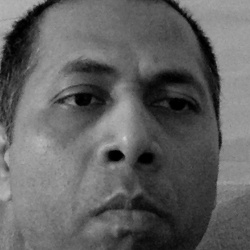
#> input picture UDEMY_ML/MachineVision/Codes/Image_processing_projects/Project_5-Real_time_Human_Face_Recognition/human_faces/13.jpg, 250 x 250 px
$ python -i 5.5-Human_Face_Recognition-2.py   (imports and definitions only)
#> lines starting #> are read from the running program, lines starting #| are printed output that depends on the picture; after the words box and inside, x2 and y2 are one past the last pixel; in counts of white or black regions, pixels touching at a corner belong together
#> further down, picture is the input picture: shape (250, 250, 3); min 0, max 209, mean 97.1
# Real-time Human Face Recognition - 2
# Training using face images stored in human_faces folder
# Testing using images captured from webcam

# Import Computer Vision package - cv2
import cv2

# Import Numerical Python package - numpy as np
import numpy as np
import os

# From Operating System(os) to return a list containing names
# of the entries in the directory given by path - os.listdir(path)
from os import listdir

# os.path.isfile(path) - Returns True if path is an existing file
from os.path import isfile, join

# Face images for training are taken from human_faces folder
path = '/Users/samuelsonawane/Downloads/UDEMY_ML/MachineVision/Codes/Image_processing_projects/Project_5-Real_time_Human_Face_Recognition/Trainingfaces/'

def listdir_nohidden(path):
    for f in os.listdir(path):
        if not f.startswith('.'):
            yield f

listedfiles = listdir_nohidden(path)
filespresent =False
# To filter only files in the specified path we use:
#path_files = [f for f in listdir(path) if isfile(join(path, f))]
# [1 line that did not run here, left out]

# [2 lines that did not run here, left out]
#path_files = listdir_nohidden
# Two arrays are created, Training and Index(Label)
Training, Index = [], []

# Training images are opened from the path and
# numpy array is created for training images


# [20 lines not run here, left out]

# Numpy array is created for Index using np.asarray
# np.array(Index, dtype)
# dtype=np.int32 is an 32 bit integer
Index = np.asarray(Index, dtype=np.int32)

# Local Binary Pattern Histogram (LBPH) is used for face recognition
# LBP - For each pixel in grayscale image, neighborhood of size r
# is selected surrounding the center pixel. LBP value is calculated
# for this center pixel and stored in the output 2D array.

# Histogram - Graphical representation of tonal distribution in image

face_recognizer = cv2.face.LBPHFaceRecognizer_create()
#face_recognizer = cv2.face.EigenFaceRecognizer_create() # zero
#face_recognizer = cv2.face.FisherFaceRecognizer_create()
#face_recognizer = cv2.face.StandardCollector_create()


# OpenCV 3.0 use cv2.face.createLBPHFaceRecognizer()

# Train the face_recognizer
# [2 lines not run here, left out]

# Load human face cascade file using cv2.CascadeClassifier built-in function
# cv2.CascadeClassifier([filename])
face_detect = cv2.CascadeClassifier('/Users/samuelsonawane/Downloads/UDEMY_ML/MachineVision/Codes/Image_processing_projects/Project_5-Real_time_Human_Face_Recognition/haarcascade_frontalface_default.xml')

# Check if human face cascade file is loaded
# [2 lines not run here, left out]

# Defining face_detector function
def face_detector(image, size=0.5):

    # Convert image to grayscale
    # Convert RGB to gray using cv2.COLOR_BGR2GRAY built-in function
	# BGR (bytes are reversed)
	# cv2.cvtColor: Converts image from one color space to another
#> called with size = 0.5
    gray = cv2.cvtColor(image,cv2.COLOR_BGR2GRAY)

	# Detect objects(faces) of different sizes using cv2.CascadeClassifier.detectMultiScale
    # cv2.CascadeClassifier.detectMultiScale(gray, scaleFactor, minNeighbors)

    # scaleFactor: Specifies the image size to be reduced
    # Faces closer to the camera appear bigger than those faces in the back.

    # minNeighbors: Specifies the number of neighbors each rectangle should have to retain it
    # Higher value results in less detections but with higher quality

    face_detection = face_detect.detectMultiScale(gray, 1.3, 5)
#> face_detection = [[68, 109, 126, 126]]

    if face_detection is ():
        return image, []

    for (x,y,w,h) in face_detection:
		# Rectangles are drawn around the face image using cv2.rectangle built-in function
		# cv2.rectangle(image, (x1,y1), (x2,y2), color, thickness)
        cv2.rectangle(image,(x,y),(x+w,y+h),(0,0,255),4)

        # Crop the face within the rectangle
        cropped = image[y:y+h, x:x+w]

        # Cropped face is resized to the same dimension as trained image (250 x 250)
		# cv2.resize(capturing, output image size, x scale, y scale, interpolation)
        cropped = cv2.resize(cropped, (250, 250))
#> this loop made 1 pass
#> pass 1, in face_detector, `cropped = image[y:y+h, x:x+w]`:
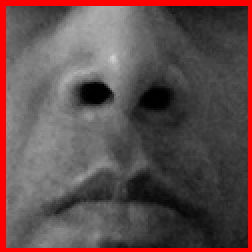
#> cropped: shape (126, 126, 3) (shown 2 times larger); mean B, G, R 77.1, 77.1, 96.9
#> pass 1, in face_detector, `cropped = cv2.resize(cropped, (250, 250))`:
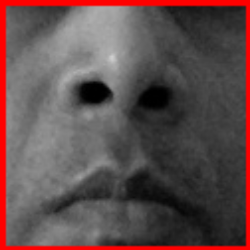
#> cropped: shape (250, 250, 3); mean B, G, R 77, 77, 96.8
#> after the loop:
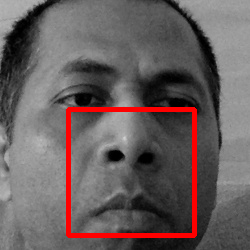
#> image: shape (250, 250, 3); 4.01% of pixels changed, all inside (x1, y1, x2, y2) = (66, 107, 197, 238)

    return image, cropped

# [53 lines not run here, left out]

>>> import cv2
>>> picture = cv2.imread('human_faces/13.jpg')
>>> result = face_detector(picture)

$ run again, on UDEMY_ML/MachineVision/Codes/Image_processing_projects/Project_5-Real_time_Human_Face_Recognition/human_faces/17.jpg
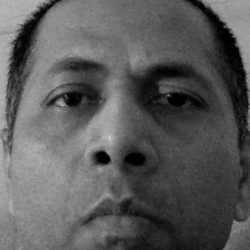
#> input picture UDEMY_ML/MachineVision/Codes/Image_processing_projects/Project_5-Real_time_Human_Face_Recognition/human_faces/17.jpg, 250 x 250 px
#> picture is the input picture: shape (250, 250, 3); min 0, max 210, mean 90.4
#> face_detection = [[59, 112, 122, 122]]
#> the loop in face_detector, `for (x,y,w,h) in face_detection:` made 1 pass
#> pass 1, in face_detector, `cropped = cv2.resize(cropped, (250, 250))`:
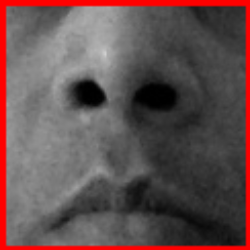
#> cropped: shape (250, 250, 3); mean B, G, R 79.8, 79.8, 100.3
#> after the loop in face_detector, `for (x,y,w,h) in face_detection:`:
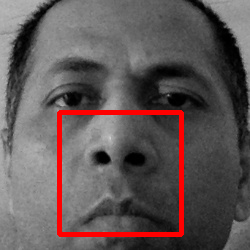
#> image: shape (250, 250, 3); 3.88% of pixels changed, all inside (x1, y1, x2, y2) = (57, 110, 184, 237)

$ run again, on UDEMY_ML/MachineVision/Codes/Image_processing_projects/Project_5-Real_time_Human_Face_Recognition/human_faces/18.jpg
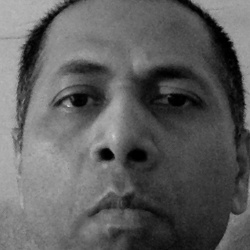
#> input picture UDEMY_ML/MachineVision/Codes/Image_processing_projects/Project_5-Real_time_Human_Face_Recognition/human_faces/18.jpg, 250 x 250 px
#> picture is the input picture: shape (250, 250, 3); min 0, max 208, mean 94
#> face_detection = [[58, 106, 131, 131]]
#> the loop in face_detector, `for (x,y,w,h) in face_detection:` made 1 pass
#> pass 1, in face_detector, `cropped = image[y:y+h, x:x+w]`:
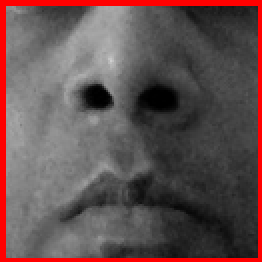
#> cropped: shape (131, 131, 3) (shown 2 times larger); mean B, G, R 80, 80, 99.1
#> after the loop in face_detector, `for (x,y,w,h) in face_detection:`:
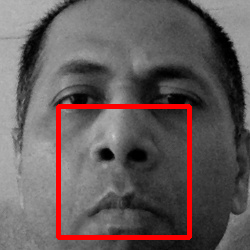
#> image: shape (250, 250, 3); 4.17% of pixels changed, all inside (x1, y1, x2, y2) = (56, 104, 192, 240)
